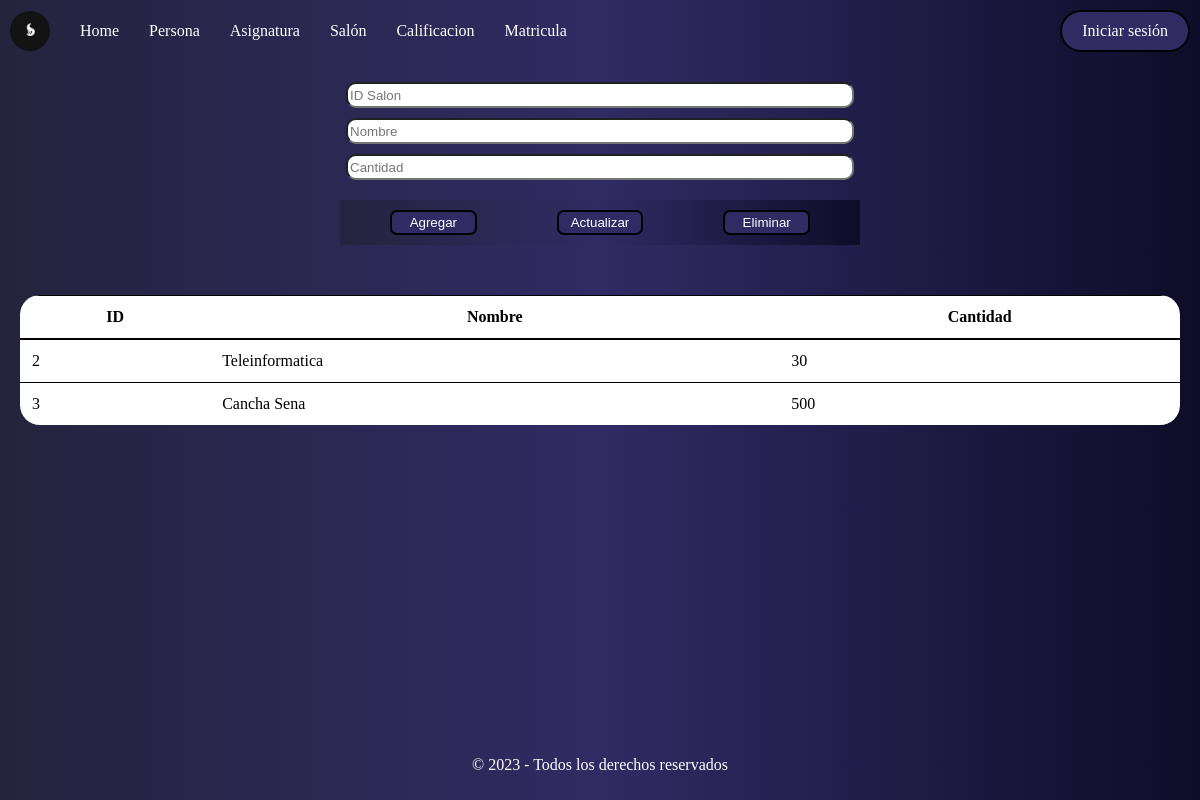
Screenshot of /Views/Salon.php with the database file from the repository.
### tables this page shows
CREATE TABLE `salon` (
  `sal_id` int(11) NOT NULL,
  `sal_nombre` varchar(40) DEFAULT NULL,
  `sal_cantidad` int(11) DEFAULT NULL,
  `asig_id` int(11) DEFAULT NULL
);

### Models/SalonModel.php (called while the page is built, shortened)
<?php
class SalonModel {
    private $conn;
    public function __construct($conn) {
        $this->conn = $conn;
    }
    public function getAllData() {
        $query = "SELECT * FROM salon";
        $result = $this->conn->query($query);
        $data = array();
        while ($row = $result->fetch_assoc()) {
            $data[] = $row;
        }
        return $data;
    }
}
?>

### Views/Salon.php (the view, shortened to what this page needs)
<!DOCTYPE html>
<html lang="es-ES">
<head>
    <link rel="stylesheet" type="text/css" href="../css/DemasEstilos.css">
</head>
<body>
<nav>
        <div class="profile-pic">
            <img src="../images/Logo.jpg" alt="Foto de perfil">
        </div>
        <ul>
        <li><a href="../index.php">Home</a></li>
          <li><a href="Persona.php">Persona</a></li>
          <li><a href="Asignatura.php">Asignatura</a></li>
          <li><a href="Salon.php">Salón</a></li>
          <li><a href="Calificacion.php">Calificacion</a></li>
          <li><a href="Matricula.php">Matricula</a></li>
        </ul>
        <div class="login-btn">
            <a class="btn-login" href="/Views/login.php">Iniciar sesión</a>
        </div>
    </nav>
    <div class="formulario">
      <form action="../Controller/SalonController.php" method="POST">
        <input type="text" name="idsalon" placeholder="ID Salon">
        <input type="text" name="nombre" placeholder="Nombre"  require>
        <input type="text" name="cantidad" placeholder="Cantidad"require>
        <div class="boton">
          <button class="agregar" name="agregar">Agregar</button>
          <button class="actualizar" name="actualizar">Actualizar</button>
          <button class="eliminar" name="eliminar">Eliminar</button>
        </div>
      </form>
    </div>
    <div class="content">
        <div class="table-container">
            <table class="table">
              <thead>
                <tr>
                  <th>ID</th>
                  <th>Nombre</th>
                  <th>Cantidad</th>
                </tr>
              </thead>
              <tbody>
              <?php
                include_once("../core/config.php");
                include("../Models/SalonModel.php");
                $salonModel = new SalonModel($conn);
                $salones = $salonModel->getAllData();
                foreach ($salones as $salones) {
                  echo "<tr>";
                  echo "<td>" . $salones['sal_id'] . "</td>";
                  echo "<td>" . $salones['sal_nombre'] . "</td>";
                  echo "<td>" . $salones['sal_cantidad'] . "</td>";
                  echo "</tr>";
                }
                ?>
              </tbody>
            </table>
          </div>
    </div>
    <footer class="footer">
        <p>&copy; 2023 - Todos los derechos reservados</p>
    </footer>
</body>
</html>

### css/DemasEstilos.css (style rules this page uses)
body { font-size: 16px; margin: 0; padding: 0; min-height: 100vh; display: flex; flex-direction: column; background: #0f0c29; background: -webkit-linear-gradient(to right, #24243e, #302b63, #0f0c29); background: linear-gradient(to right, #24243e, #302b63, #0f0c29); }
nav { padding: 10px; display: flex; align-items: center; background: #0f0c29; background: -webkit-linear-gradient(to right, #24243e, #302b63, #0f0c29); background: linear-gradient(to right, #24243e, #302b63, #0f0c29); color: #fff; }
.profile-pic { width: 40px; height: 40px; overflow: hidden; border-radius: 50%; margin-right: 10px; }
.profile-pic img { width: 100%; height: 100%; object-fit: cover; }
nav ul { list-style-type: none; margin: 0; padding: 0; display: flex; align-items: center; flex-wrap: wrap; }
nav ul li { margin-left: 10px; }
nav ul li a { color: #ffffff; text-decoration: none; padding: 10px; }
.login-btn { margin-left: auto; }
.btn-login { font-size: 16px; display: flex; color: #fff; border-radius: 100px; background-color: #302b63; padding: 10px 20px; text-decoration: none; border: 2px solid #000000; }
.table-container { background-color: #fff; border-radius: 20px; width: 100%; margin-bottom: 1rem; overflow-x: auto; }
.table { width: 100%; border-collapse: collapse; }
.table th, .table td { padding: 0.75rem; vertical-align: top; border-top: 1px solid #010101; }
.table thead th { vertical-align: bottom; border-bottom: 2px solid #020202; }
.content { flex: 1; padding: 20px; background-color: #3C4E6B; background: #0f0c29; background: -webkit-linear-gradient(to right, #24243e, #302b63, #0f0c29); background: linear-gradient(to right, #24243e, #302b63, #0f0c29); }
.formulario form { display: flex; flex-direction: column; align-items: center; padding: 20px; background: #0f0c29; background: -webkit-linear-gradient(to right, #24243e, #302b63, #0f0c29); background: linear-gradient(to right, #24243e, #302b63, #0f0c29); }
.formulario input, .formulario select { margin-bottom: 10px; border-radius: 10px; width: 500px; height: 20px; }
.boton { display: flex; justify-content: center; align-items: center; padding: 10px; margin-top: 10px; margin-bottom: 10px; width: 500px; background: #0f0c29; background: -webkit-linear-gradient(to right, #24243e, #302b63, #0f0c29); background: linear-gradient(to right, #24243e, #302b63, #0f0c29); }
.boton button { display: flex; justify-content: center; align-items: center; margin-left: 40px; margin-right: 40px; border-radius: 7px; height: 25px; width: 500px; background-color: #302b63; color: #fff; border: 2px solid #000000; }
footer { padding: 10px; text-align: center; color: #fff; background: #0f0c29; background: -webkit-linear-gradient(to right, #24243e, #302b63, #0f0c29); background: linear-gradient(to right, #24243e, #302b63, #0f0c29); }

### rows the page displays
salon: sal_id "2", sal_nombre "Teleinformatica", sal_cantidad "30"
salon: sal_id "3", sal_nombre "Cancha Sena", sal_cantidad "500"
